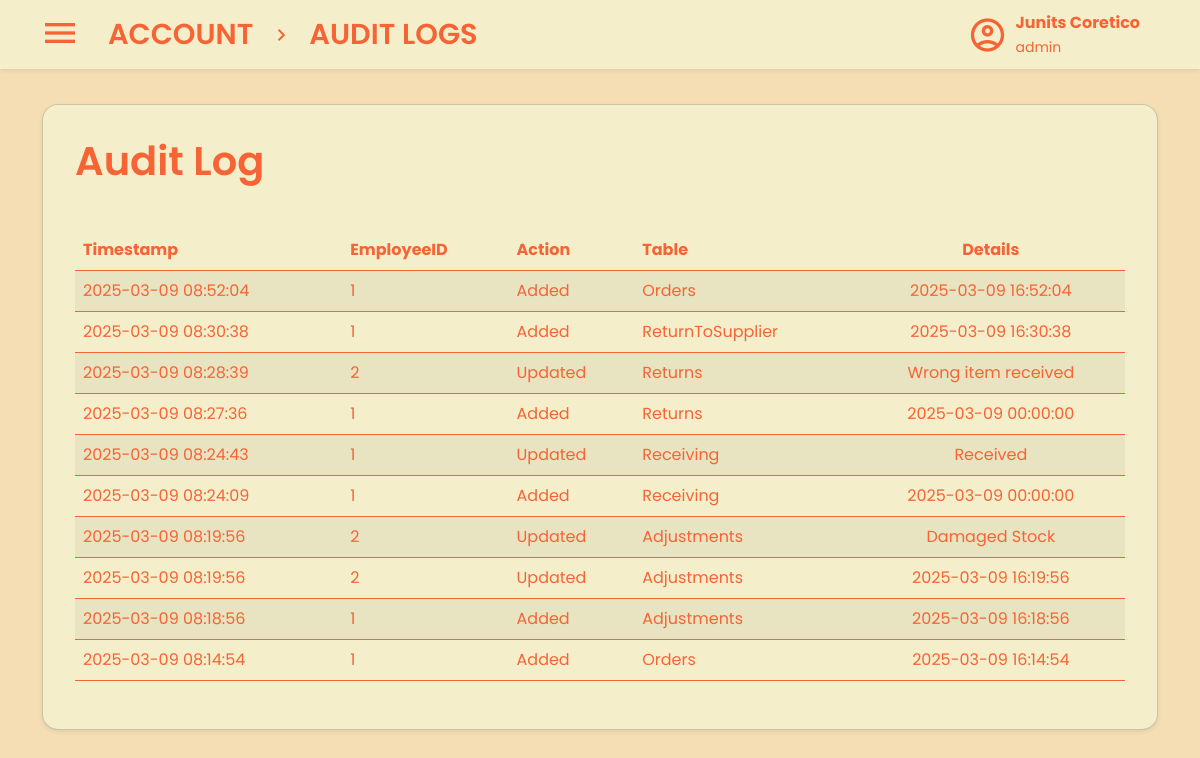
The page /views/admin/audit-log.php (signed in) on the database as committed earlier.
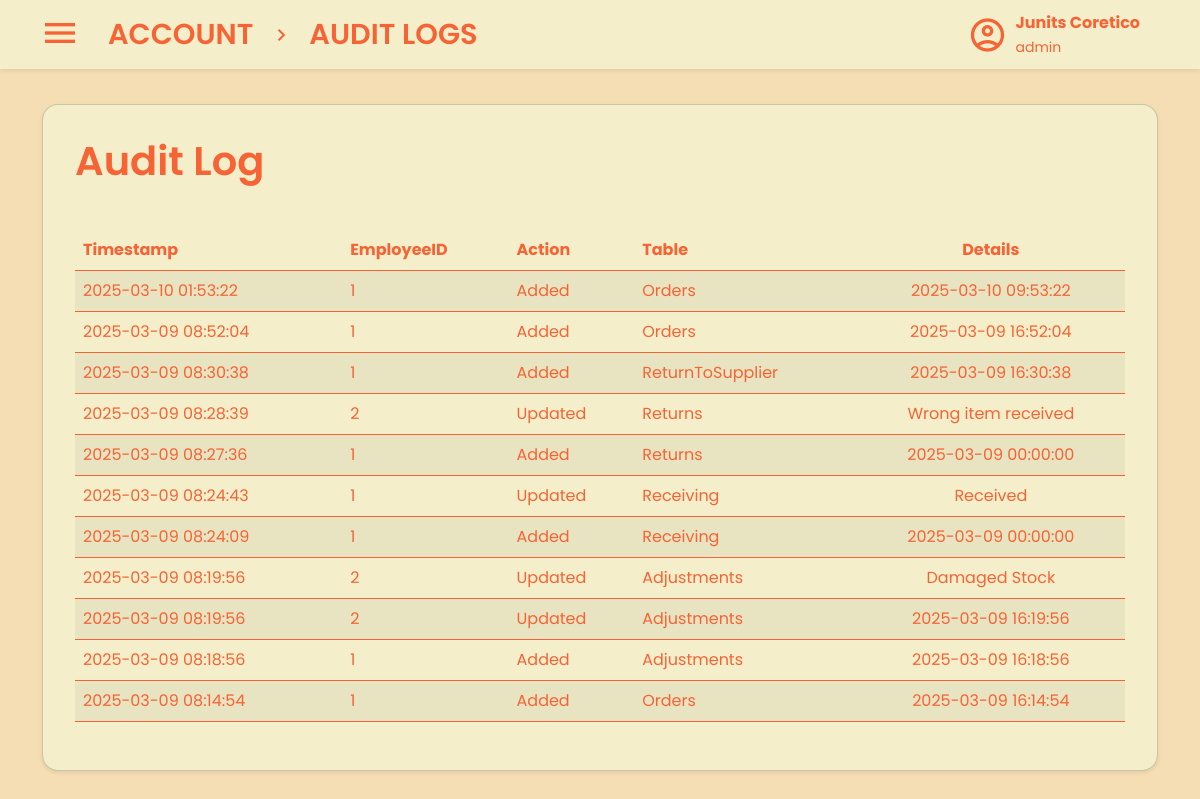
The same page on the database as committed later.
### tables this page shows
CREATE TABLE `audit_logs` (
  `LogID` int(11) NOT NULL AUTO_INCREMENT,
  `TableName` varchar(50) NOT NULL,
  `RecordID` int(11) NOT NULL,
  `ActionType` enum('Added','Updated') NOT NULL,
  `ColumnName` varchar(50) NOT NULL,
  `OldValue` text DEFAULT NULL,
  `NewValue` text NOT NULL,
  `AdminID` int(11) NOT NULL,
  `Timestamp` timestamp NOT NULL DEFAULT current_timestamp(),
  PRIMARY KEY (`LogID`),
  KEY `AdminID` (`AdminID`),
  CONSTRAINT `audit_logs_ibfk_1` FOREIGN KEY (`AdminID`) REFERENCES `employees` (`EmployeeID`) ON DELETE CASCADE
);

### views/admin/audit-log.php (the view, shortened to what this page needs)
<?php
include '../../database/database.php';
$sql = "SELECT * FROM audit_logs ORDER BY Timestamp DESC";
$result = $conn->query($sql);
?>
<!DOCTYPE html>
<html lang="en">
<head>
    <link rel="stylesheet" href="../../statics/account-style.css" />
    <link rel="stylesheet" href="../../statics/style.css" />
    <link rel="stylesheet" href="../../statics/css/bootstrap.min.css" />
    <link rel="stylesheet" href="../../statics/account-manager.css" />
</head>
<body class="main">
    <nav class="navbar bg-body-tertiary fixed-top shadow-sm">
        <div class="container-fluid">
            <div class="d-flex align-items-center">
                <button
                    class="navbar-toggler mx-3 border-0 shadow-none"
                    type="button"
                    data-bs-toggle="offcanvas"
                    data-bs-target="#offcanvasNavbar"
                    aria-controls="offcanvasNavbar"
                    aria-label="Toggle navigation">
                    <span class="material-icons-outlined navbar-icon"> menu </span>
                </button>
                <a class="navbar-brand fw-semibold" href="../account.php">ACCOUNT</a>
                <span class="material-icons-outlined me-3">chevron_right</span>
                <a class="navbar-brand fw-semibold" href="audit-log.php">AUDIT LOGS</a>
            </div>
            <div class="d-flex align-items-center me-5 ms-auto">
                <span class="material-icons-outlined me-2 fs-1">account_circle</span>
                <div>
                    <p class="fw-bold mb-0">
                        <?php echo htmlspecialchars($_SESSION['first_name'] . ' ' . $_SESSION['last_name']); ?>
                    </p>
                    <small class="mt-0">
                        <?php echo htmlspecialchars($_SESSION['role']); ?>
                    </small>
                </div>
            </div>
        </div>
    </nav>
    <div class="container pt-4 mb-0">
        <div class="card shadow-sm rounded-4 p-3">
            <div class="card-body">
                <h5 class="card-title fw-semibold display-6 mb-4">Audit Log</h5>
                <?php if ($result->num_rows > 0): ?>
                    <div class="table-responsive">
                        <table class="table table-striped table-hover">
                            <thead>
                                <tr>
                                    <th>Timestamp</th>
                                    <th>EmployeeID</th>
                                    <th>Action</th>
                                    <th>Table</th>
                                    <th>Details</th>
                                </tr>
                            </thead>
                            <tbody>
                                <?php while ($row = $result->fetch_assoc()): ?>
                                    <tr>
                                        <td class="py-2"><?php echo $row['Timestamp']; ?></td>
                                        <td class="py-2"><?php echo $row['AdminID']; ?></td>
                                        <td class="py-2"><?php echo $row['ActionType']; ?></td>
                                        <td class="py-2"><?php echo $row['TableName']; ?></td>
                                        <td class="py-2"><?php echo $row['NewValue']; ?></td>
                                    </tr>
                                <?php endwhile; ?>
                            </tbody>
                        </table>
                    </div>
                <?php else: ?>
                    <p class="text-center text-muted fw-semibold">No recorded transactions at this time.</p>
                <?php endif; ?>
            </div>
        </div>
    </div>
</body>
</html>

Rows that differ between the two databases and show on the page:
added audit_logs: Timestamp "2025-03-10 01:53:22", AdminID "1", ActionType "Added", TableName "Orders", NewValue "2025-03-10 09:53:22"
